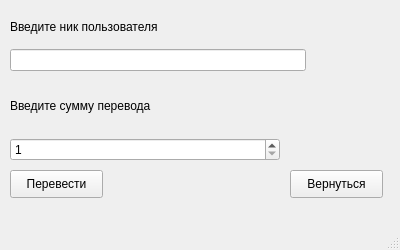
<?xml version="1.0" encoding="UTF-8"?>
<ui version="4.0">
 <class>MainWindow</class>
 <widget class="QMainWindow" name="MainWindow">
  <property name="geometry">
   <rect>
    <x>0</x>
    <y>0</y>
    <width>400</width>
    <height>250</height>
   </rect>
  </property>
  <property name="minimumSize">
   <size>
    <width>400</width>
    <height>250</height>
   </size>
  </property>
  <property name="maximumSize">
   <size>
    <width>400</width>
    <height>250</height>
   </size>
  </property>
  <property name="windowTitle">
   <string>Перевести средства</string>
  </property>
  <property name="windowIcon">
   <iconset>
    <normaloff>../pictures/5776173.png</normaloff>../pictures/5776173.png</iconset>
  </property>
  <widget class="QWidget" name="centralwidget">
   <widget class="QPushButton" name="transfer_button">
    <property name="geometry">
     <rect>
      <x>10</x>
      <y>170</y>
      <width>93</width>
      <height>28</height>
     </rect>
    </property>
    <property name="text">
     <string>Перевести</string>
    </property>
   </widget>
   <widget class="QPushButton" name="back_button">
    <property name="geometry">
     <rect>
      <x>290</x>
      <y>170</y>
      <width>93</width>
      <height>28</height>
     </rect>
    </property>
    <property name="text">
     <string>Вернуться</string>
    </property>
   </widget>
   <widget class="QWidget" name="verticalLayoutWidget">
    <property name="geometry">
     <rect>
      <x>10</x>
      <y>10</y>
      <width>296</width>
      <height>61</height>
     </rect>
    </property>
    <layout class="QVBoxLayout" name="verticalLayout">
     <item>
      <widget class="QLabel" name="label">
       <property name="text">
        <string>Введите ник пользователя</string>
       </property>
      </widget>
     </item>
     <item>
      <widget class="QLineEdit" name="login_text"/>
     </item>
    </layout>
   </widget>
   <widget class="QWidget" name="verticalLayoutWidget_2">
    <property name="geometry">
     <rect>
      <x>10</x>
      <y>80</y>
      <width>270</width>
      <height>81</height>
     </rect>
    </property>
    <layout class="QVBoxLayout" name="verticalLayout_2">
     <item>
      <widget class="QLabel" name="label_2">
       <property name="text">
        <string>Введите сумму перевода</string>
       </property>
      </widget>
     </item>
     <item>
      <widget class="QSpinBox" name="amount_spin">
       <property name="minimum">
        <number>1</number>
       </property>
       <property name="maximum">
        <number>999999999</number>
       </property>
      </widget>
     </item>
    </layout>
   </widget>
   <widget class="QLabel" name="error_label">
    <property name="geometry">
     <rect>
      <x>110</x>
      <y>170</y>
      <width>171</width>
      <height>21</height>
     </rect>
    </property>
    <property name="text">
     <string/>
    </property>
   </widget>
  </widget>
  <widget class="QMenuBar" name="menubar">
   <property name="geometry">
    <rect>
     <x>0</x>
     <y>0</y>
     <width>400</width>
     <height>26</height>
    </rect>
   </property>
  </widget>
  <widget class="QStatusBar" name="statusbar"/>
 </widget>
 <resources/>
 <connections/>
</ui>
